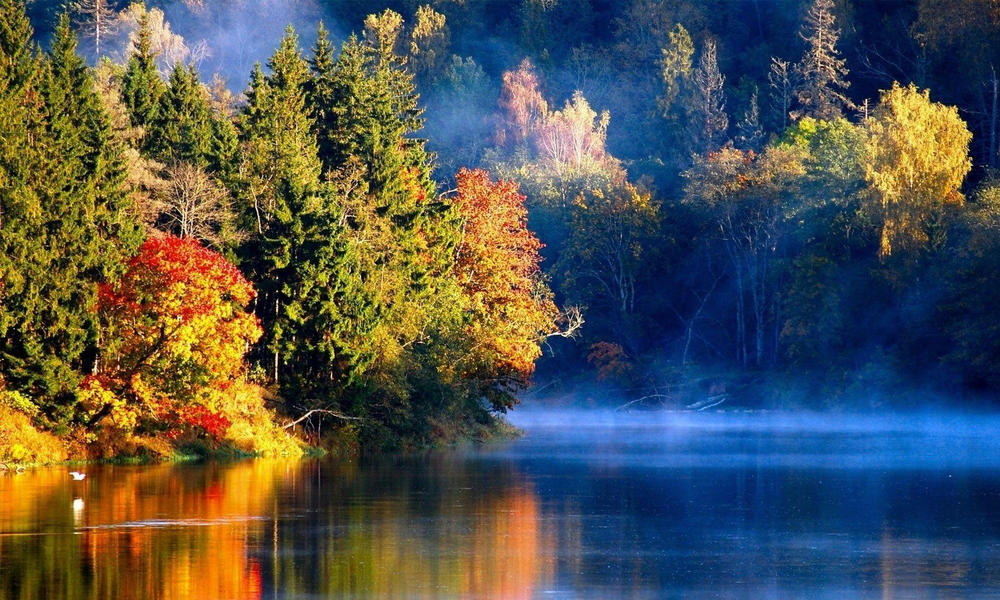
#> input picture PDI-2020.2/Semana 1/image1.png, 1000 x 600 px
$ python atividade_semana_1_v2.py
#> lines starting #> are read from the running program, lines starting #| are printed output that depends on the picture
# -*- coding: utf-8 -*-

"""
INSTITUTO FEDERAL DA PARAÍBA - PPGEE
  DISCIPLINA: PROCESSAMENTO DIGITAL DE IMAGENS
  DOCENTE: CARLOS DANILO MIRANDA REGIS

  DISCENTE: LEONARDO MARÇAL DA SILVA

  ATIVIDADE 1
"""

# -------------------------------------------------- #
import numpy as np
import cv2

# -------------------------------------------------- #
# LOAD AN IMAGE AND DISPLAY THAT
img = cv2.imread('image1.png')
#> img is the input picture: shape (600, 1000, 3); mean B, G, R 79.1, 83.7, 81
cv2.imshow('Original image',img)

# LOAD AND SAVE THE SAME IMAGE WITH GRAYSCALE
img2 = cv2.imread('image1.png', cv2.IMREAD_GRAYSCALE)
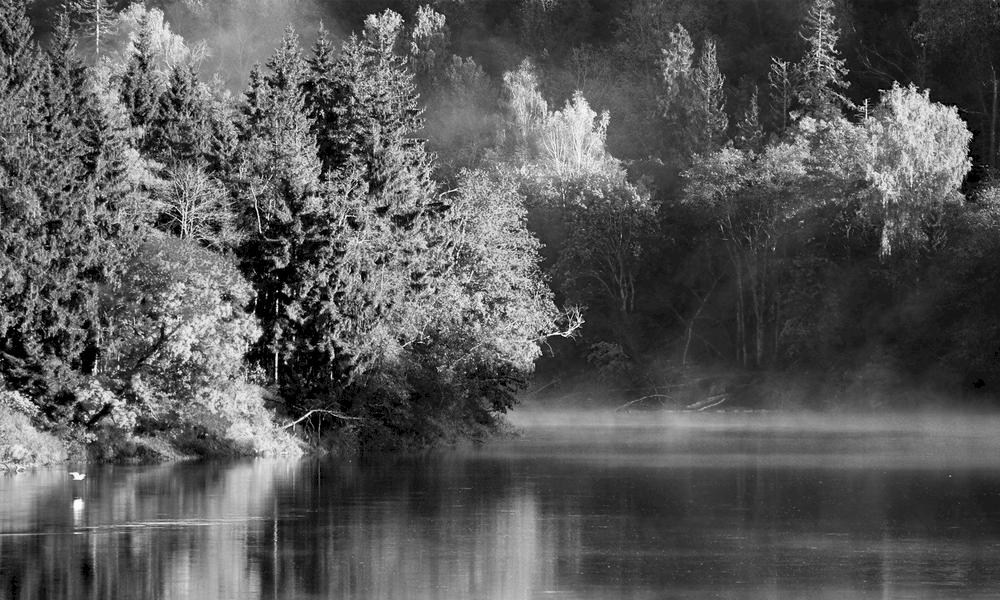
#> img2: shape (600, 1000); min 0, max 255, mean 88.3
cv2.imshow('Grayscale image',img2)
cv2.imwrite('Grayscale.png',img2)

# -------------------------------------------------- #
# SPLIT IMAGE INTO SEPARATED CHANNELS
B,G,R = cv2.split(img)
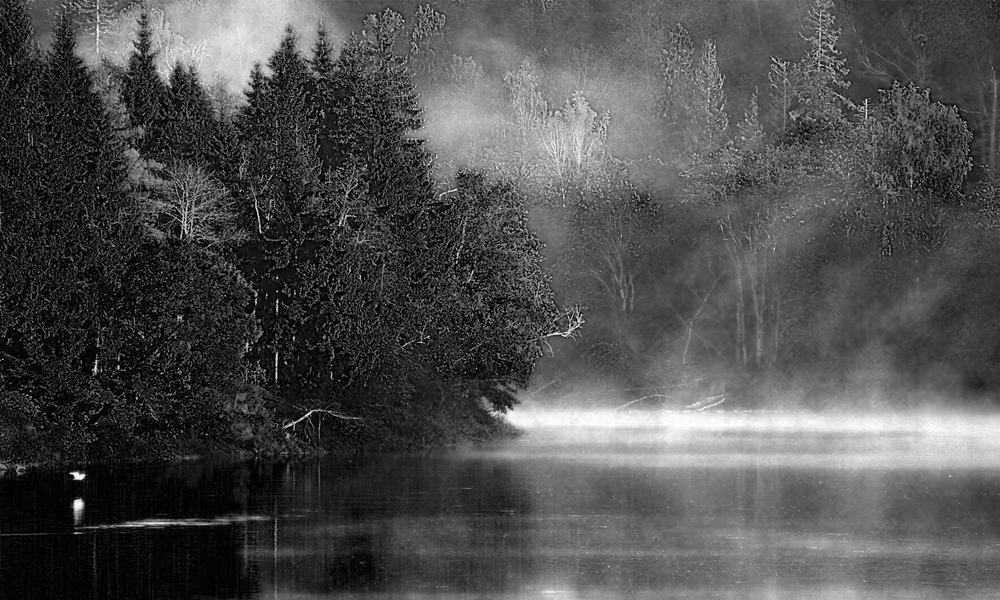
#> B: shape (600, 1000); min 0, max 255, mean 79.1
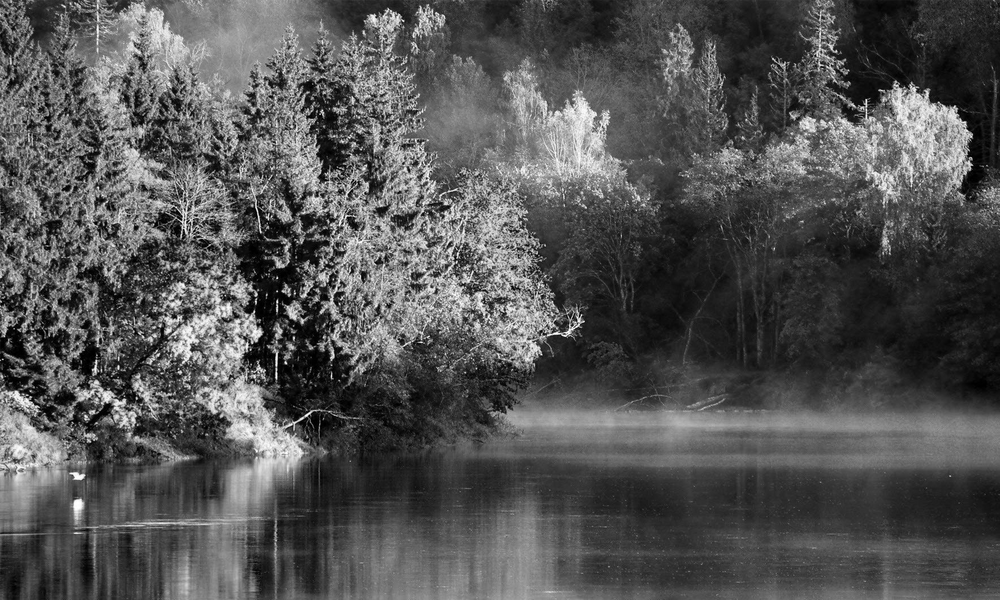
#> G: shape (600, 1000); min 0, max 255, mean 83.7
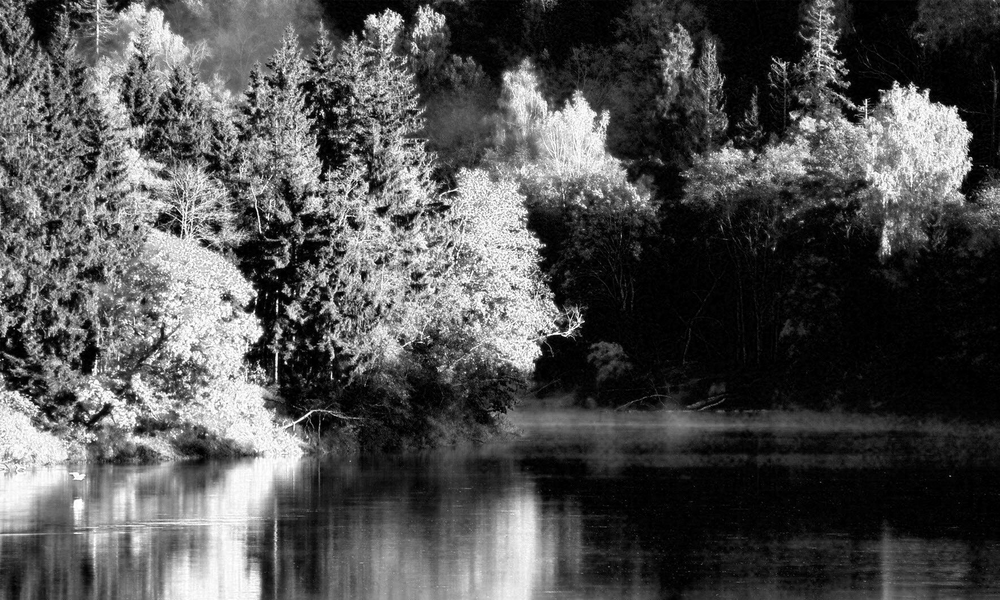
#> R: shape (600, 1000); min 0, max 255, mean 81
# CREATE MATRIX FOR BLACK (NON COLOR)
K = np.zeros_like(B)

# -------------------------------------------------- #
# SAVE THE PLANE COLOR
Bcolor = cv2.merge([B,K,K])
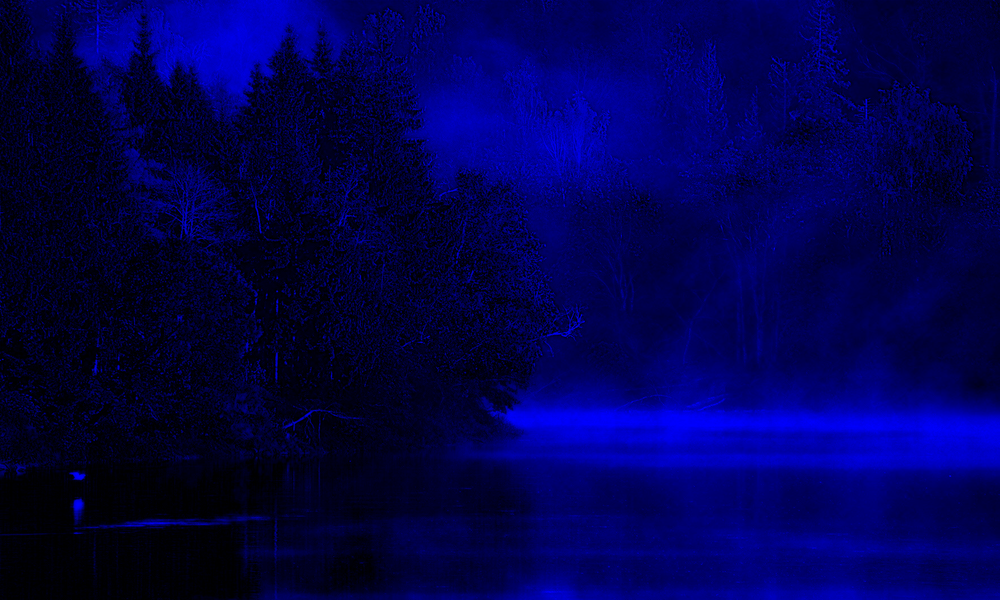
#> Bcolor: shape (600, 1000, 3); mean of channels 0, 1, 2 79.1, 0, 0; drawn as B, G, R
# DISPLAYING THE BLUE PLANE IMAGE NON COLORIZED
cv2.imshow('Blue plane non colored',B)
# DISPLAYING THE BLUE PLANE IMAGE COLORIZED
cv2.imshow('Blue plane with color',Bcolor)
# SAVE NON COLORIZES AND COLORIZED IMAGES
cv2.imwrite('BluePlane.png',B)
cv2.imwrite('BluePlaneColored.png',Bcolor)

# -------------------------------------------------- #
# SAVE THE PLANE COLOR
Gcolor = cv2.merge([K,G,K])
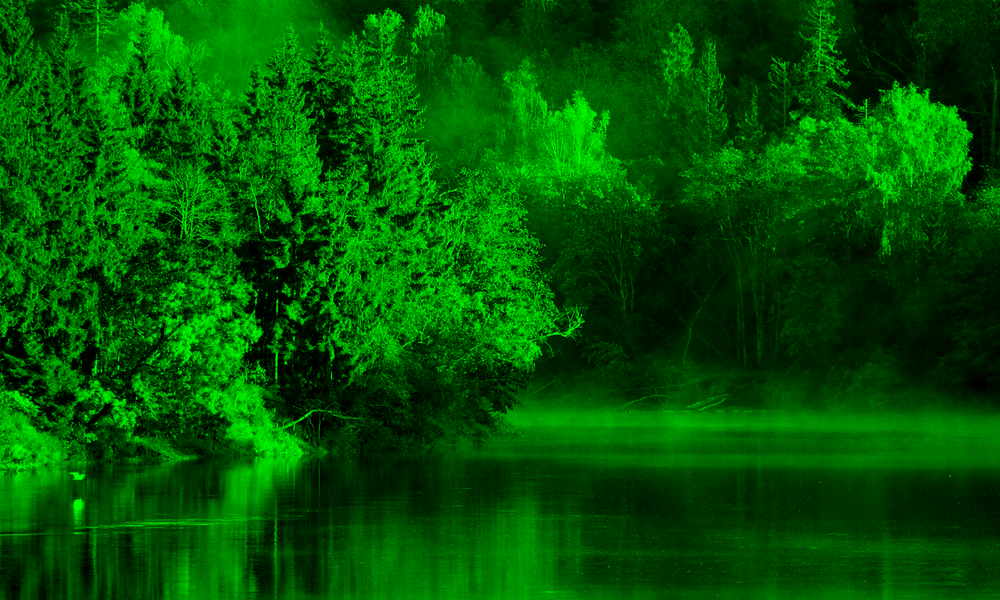
#> Gcolor: shape (600, 1000, 3); mean of channels 0, 1, 2 0, 83.7, 0; drawn as B, G, R
# DISPLAYING THE BLUE PLANE IMAGE NON COLORIZED
cv2.imshow('Green plane non colored',G)
# DISPLAYING THE BLUE PLANE IMAGE COLORIZED
cv2.imshow('Green plane with color',Gcolor)
# SAVE NON COLORIZES AND COLORIZED IMAGES
cv2.imwrite('GreenPlane.png',G)
cv2.imwrite('GreenPlaneColored.png',Gcolor)

# -------------------------------------------------- #
# SAVE THE PLANE COLOR
Rcolor = cv2.merge([K,K,R])
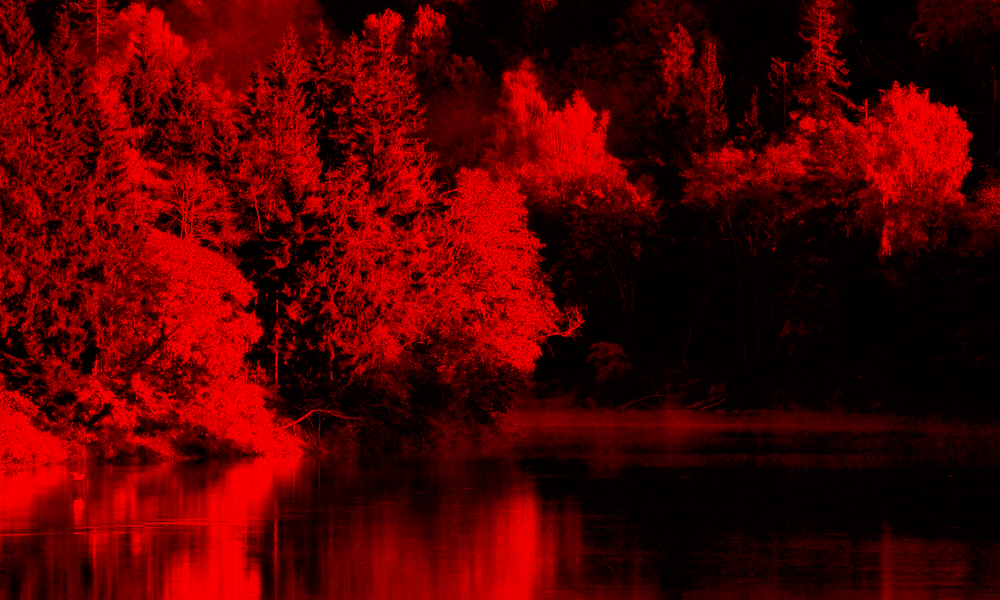
#> Rcolor: shape (600, 1000, 3); mean of channels 0, 1, 2 0, 0, 81; drawn as B, G, R
# DISPLAYING THE BLUE PLANE IMAGE NON COLORIZED
cv2.imshow('Red plane non colored',R)
# DISPLAYING THE BLUE PLANE IMAGE COLORIZED
cv2.imshow('Red plane with color',Rcolor)
# SAVE NON COLORIZES AND COLORIZED IMAGES
cv2.imwrite('RedPlane.png',R)
cv2.imwrite('RedPlaneColored.png',Rcolor)

# -------------------------------------------------- #
# WAIT FOR NON CRASH PYTHON KERNEL
cv2.waitKey(0)
# CLOSE ALL WINDOWS
cv2.destroyAllWindows()

$ run again, with PDI-2020.2/Semana 1/image2.png copied over PDI-2020.2/Semana 1/image1.png
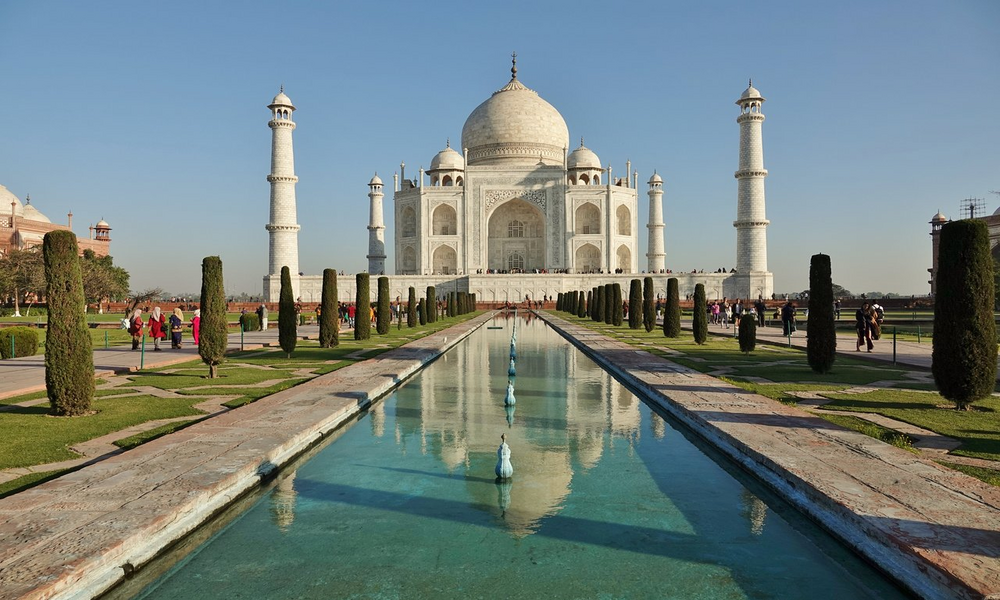
#> input picture PDI-2020.2/Semana 1/image2.png, 1000 x 600 px
#> img is the input picture: shape (600, 1000, 3); mean B, G, R 125.1, 128.5, 116
#> `Gcolor = cv2.merge([K,G,K])`:
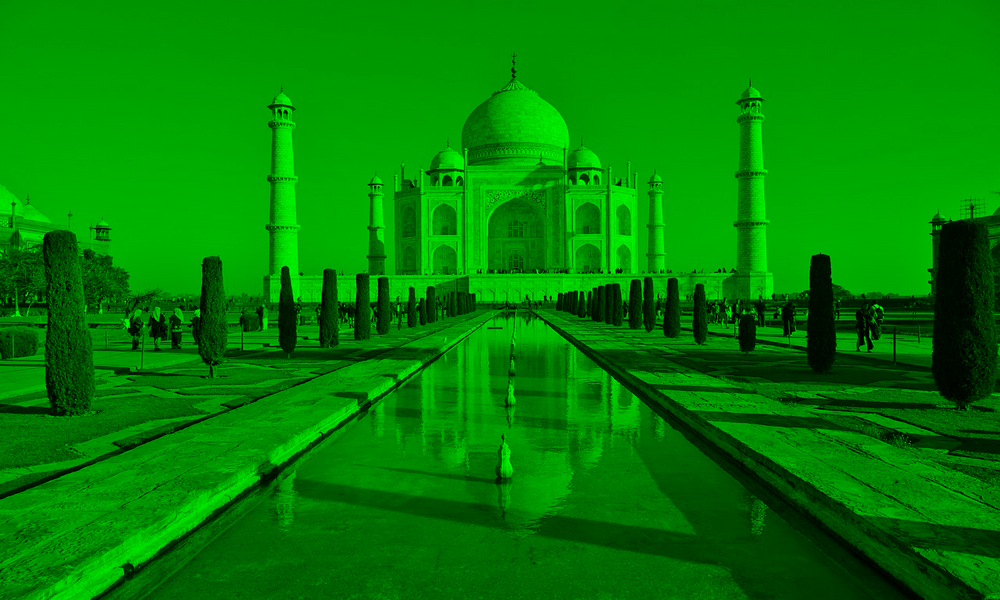
#> Gcolor: shape (600, 1000, 3); mean of channels 0, 1, 2 0, 128.5, 0; drawn as B, G, R
#> `Rcolor = cv2.merge([K,K,R])`:
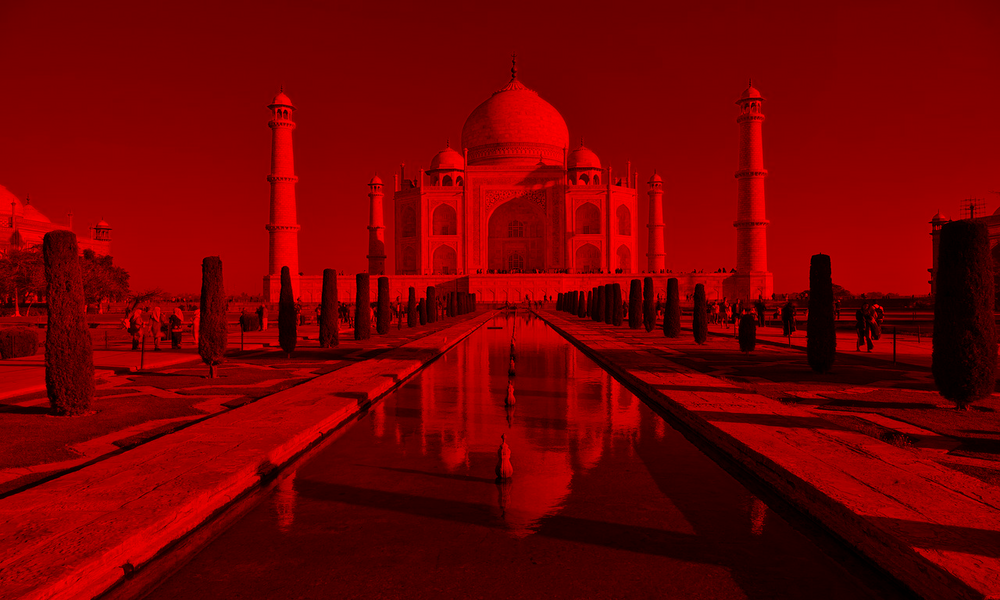
#> Rcolor: shape (600, 1000, 3); mean of channels 0, 1, 2 0, 0, 116; drawn as B, G, R

$ run again, with PDI-2020.2/Semana 1/image3.png copied over PDI-2020.2/Semana 1/image1.png
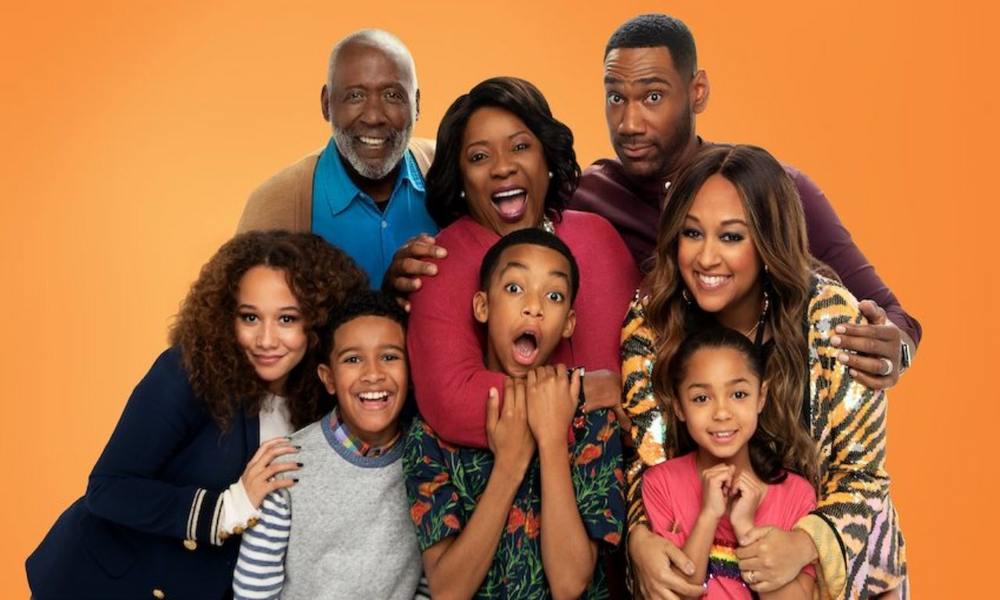
#> input picture PDI-2020.2/Semana 1/image3.png, 1000 x 600 px
#> img is the input picture: shape (600, 1000, 3); mean B, G, R 66.9, 106.6, 165.1
#> `Gcolor = cv2.merge([K,G,K])`:
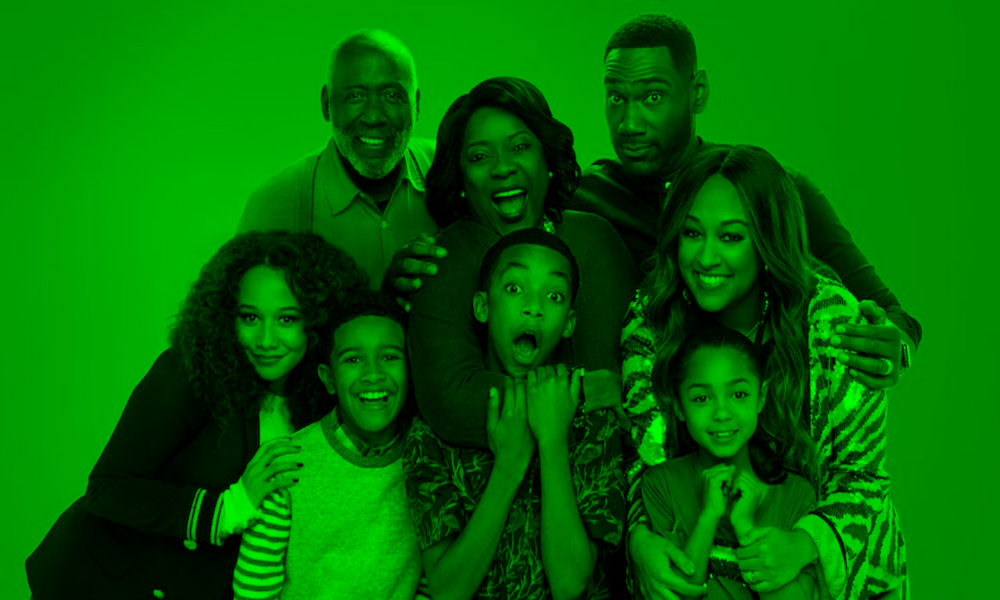
#> Gcolor: shape (600, 1000, 3); mean of channels 0, 1, 2 0, 106.6, 0; drawn as B, G, R
#> `Rcolor = cv2.merge([K,K,R])`:
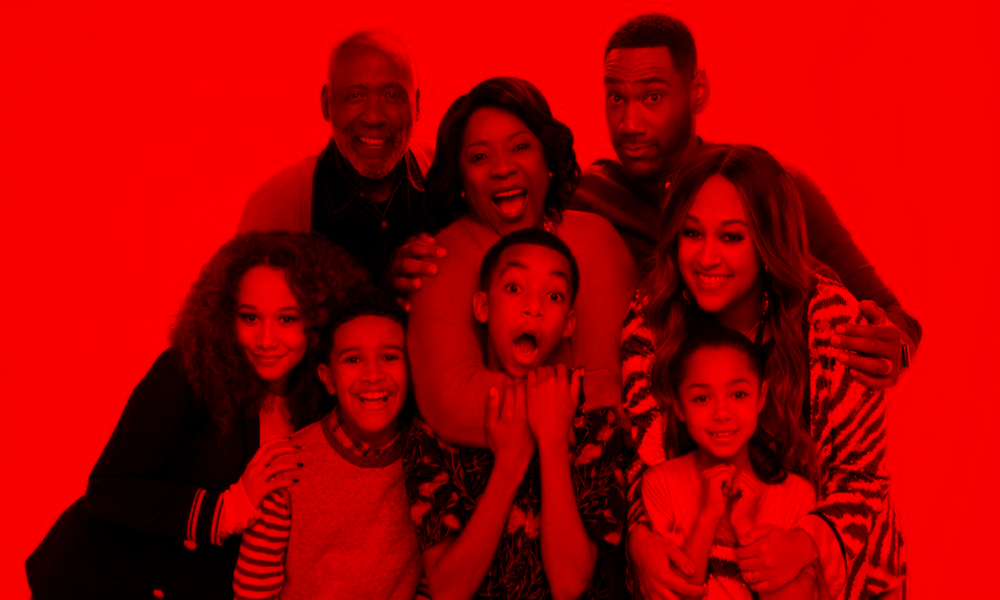
#> Rcolor: shape (600, 1000, 3); mean of channels 0, 1, 2 0, 0, 165.1; drawn as B, G, R
